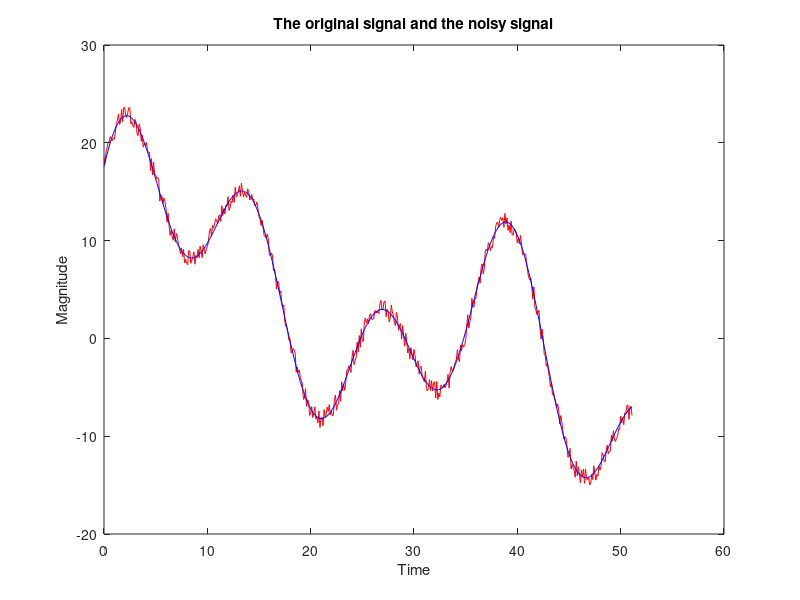

Reproduce this figure in MATLAB. (Note: this script raises an error after producing the figure.)
% Software: Fast Fourier Transform 1D (for real and complex signals)
% Author: Hy Truong Son
% Position: PhD Student
% Institution: Department of Computer Science, The University of Chicago
% Email: sonpascal93@gmail.com, hytruongson@uchicago.edu
% Website: http://people.inf.elte.hu/hytruongson/
% Copyright 2016 (c) Hy Truong Son. All rights reserved.

function [] = example_fft_1d_denoising()
    % Generate a random signal
    t = [0 : 0.1 : 20 * pi];
    t = t(1:2^9);
    c = 5.0;
    sine1 = c * sin(t / 10);
    sine2 = c * sin(t / 2);
    sine3 = c * sin(t / 3);
    sine4 = c * sin(t / 6 + pi / 4);
    cosine1 = c * cos(t / 20);
    cosine2 = c * cos(t / 2);
    cosine3 = c * cos(t / 3 + pi / 2.5);
    cosine4 = c * cos(t / 5 - pi / 3);
    original_signal = sine1 + sine2 + sine3 + sine4 + cosine1 + cosine2 + cosine3 + cosine4;
    N = size(t, 2);
    noise = 2.0 * rand([1 N]) - 1.0;
    noisy_signal = original_signal + noise;
    
    figure(1);
    plot(t(:), noisy_signal(:), 'r-');
    hold on;
    plot(t(:), original_signal(:), 'b-');
    title('The original signal and the noisy signal');
    xlabel('Time');
    ylabel('Magnitude');
    
    % Fast Fourier Transform 1D
    [original_re, original_im] = fft_1d(original_signal);
    [original_amp] = amplitude_1d(original_re, original_im);
    
    [noisy_re, noisy_im] = fft_1d(noisy_signal);
    [noisy_amp] = amplitude_1d(noisy_re, noisy_im);
    
    figure(2);
    plot(t(:), original_amp(:), 'b.');
    hold on;
    title('The amplitude of the original signal in the frequency domain');
    xlabel('Time');
    ylabel('Amplitude');
    
    figure(3);
    plot(t(:), noisy_amp(:), 'r.');
    hold on;
    title('The amplitude of the noisy signal in the frequency domain');
    xlabel('Time');
    ylabel('Amplitude');
    
    % Denoising
    % threshold = sum(noisy_amp) / N;
    threshold = 4.0;
    
    denoised_re = noisy_re;
    denoised_im = noisy_im;
    denoised_re(noisy_amp < threshold) = 0.0;
    denoised_im(noisy_amp < threshold) = 0.0;
    denoised_amp = amplitude_1d(denoised_re, denoised_im);
    
    figure(4);
    plot(t(:), denoised_amp(:), 'g.');
    hold on;
    title('The amplitude of the denoised signal in the frequency domain');
    xlabel('Time');
    ylabel('Amplitude');
    
    % Recovery by Fast Fourier Tranform
    [denoised_signal] = ifft_1d(denoised_re, denoised_im);
    
    figure(5);
    plot(t(:), denoised_signal(:), 'g-');
    hold on;
    plot(t(:), original_signal(:), 'b-');
    title('The original signal and the noisy signal');
    xlabel('Time');
    ylabel('Magnitude');
end